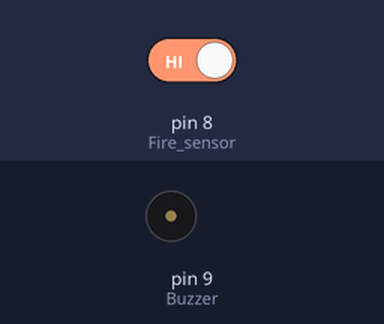
Simulated run of this sketch. Board: Arduino Uno, built with avr-gcc and run on an emulated ATmega328P. On the bench: buzzer (waves = sounding, pin HIGH). The test bench sets the inputs (shaded band); at power-on: pin 8 (Fire_sensor) HIGH.

Above: at 1.2 s.
1.3 s: pin 8 (Fire_sensor) driven LOW
At 1.7 s:
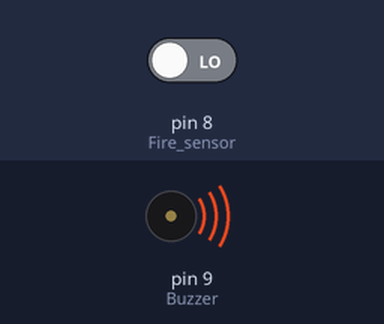
4.3 s: pin 8 (Fire_sensor) driven HIGH
At 5.4 s:
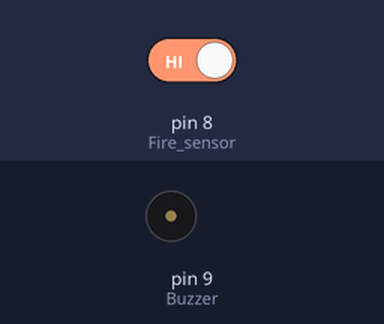
Timing chart, 0 to 7.3 s (numbered marks = the images above; inputs shaded):
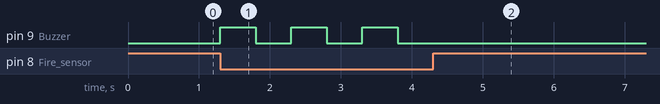

The sketch:

iot.ino
```cpp
#define Fire_sensor 8
#define Buzzer 9
#define bdelay 500
void setup() {
    Serial.begin(9600);
    pinMode(Fire_sensor, INPUT);
    pinMode(Buzzer, OUTPUT);
}
void loop() {
    if (int a = digitalRead(Fire_sensor) == LOW) {
        alert();
    } else {
        digitalWrite(Buzzer, LOW);
    }
}
void alert() {
    digitalWrite(Buzzer, HIGH);
    delay(bdelay);
    digitalWrite(Buzzer, LOW);
    delay(bdelay);
    digitalWrite(Buzzer, HIGH);
    delay(bdelay);
    digitalWrite(Buzzer, LOW);
    delay(bdelay);
    digitalWrite(Buzzer, HIGH);
    delay(bdelay);
    digitalWrite(Buzzer, LOW);
    delay(bdelay);
}
```

Measured:
- after the input at 1.3 s, pin 9 (Buzzer): alternates HIGH for 0.50 s and LOW for 0.50 s, starting at once
- after the input at 4.3 s, pin 9 (Buzzer): stops changing and stays LOW
